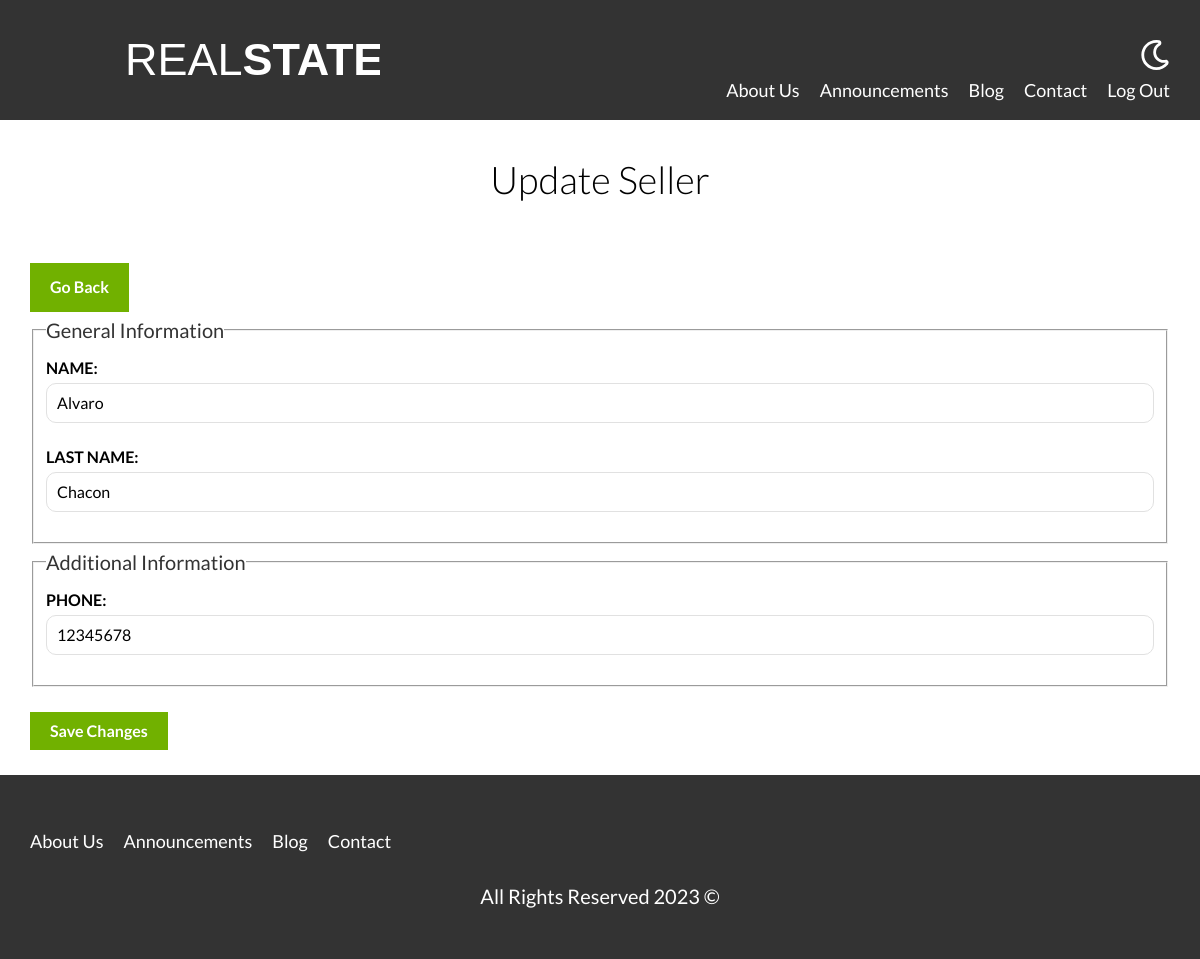
Page /sellers/update?id=1 (signed in) on the committed database.
### tables this page shows
CREATE TABLE `sellers` (
  `id` int NOT NULL AUTO_INCREMENT,
  `name` varchar(45) NOT NULL,
  `lastName` varchar(45) NOT NULL,
  `phone` varchar(45) NOT NULL,
  PRIMARY KEY (`id`)
);

### controllers/SellerController.php (called while the page is built, shortened)
<?php
class SellerController {
    public static function update(Router $router){
        $id = validateORredirect('/admin');
        $seller = Seller::find($id);
        $errors = Seller::getErrors();
        $router->render('sellers/update', [
            'seller' => $seller,
            'errors' => $errors
        ]);
    }
}

### public/index.php (called while the page is built, shortened)
<?php
$router = new Router();
$router->get('/admin', [PropertyController::class, 'index']);
$router->get('/properties/create', [PropertyController::class, 'create']);
$router->get('/properties/update', [PropertyController::class, 'update']);
$router->post('/properties/create', [PropertyController::class, 'create']);
$router->post('/properties/update', [PropertyController::class, 'update']);
$router->post('/properties/delete', [PropertyController::class, 'delete']);
$router->get('/sellers/create', [SellerController::class, 'create']);
$router->get('/sellers/update', [SellerController::class, 'update']);
$router->post('/sellers/create', [SellerController::class, 'create']);
$router->post('/sellers/update', [SellerController::class, 'update']);
$router->post('/sellers/delete', [SellerController::class, 'delete']);
$router->get('/', [PagesController::class, 'index']);
$router->get('/aboutus', [PagesController::class, 'aboutus']);
$router->get('/properties', [PagesController::class, 'properties']);
$router->get('/property', [PagesController::class, 'property']);
$router->get('/blog', [PagesController::class, 'blog']);
$router->get('/entry', [PagesController::class, 'entry']);
$router->get('/contact', [PagesController::class, 'contact']);
$router->post('/contact', [PagesController::class, 'contact']);
$router->get('/login', [LoginController::class, 'login']);
$router->post('/login', [LoginController::class, 'login']);
$router->get('/logout', [LoginController::class, 'logout']);
$router->checkRoutes();

### includes/functions.php (called while the page is built, shortened)
<?php
function s($html){
    $s = htmlspecialchars($html);
    return $s;
}
function validateORredirect(string $url){
    $id = $_GET['id'] ?? null;
    $id = filter_var($id, FILTER_VALIDATE_INT);
    return $id;
}

### models/ActiveRecord.php (called while the page is built, shortened)
<?php
class ActiveRecord {
    protected static $db;
    protected static $table = '';
    public static function setDB($database){
        self::$db = $database;
    }
    public static function find($id){
        $query = "SELECT * FROM " . static::$table . " WHERE id = $id";
        $result = self::querySQL($query);
        return array_shift($result);
    }
    public static function querySQL($query){
        $result = self::$db->query($query);
        $array = [];
        while($register = $result->fetch_assoc()){
            $array[] = static::createObject($register);
        }
        return $array;
    }
    protected static function createObject($register){
        $object = new static;
        foreach($register as $key=>$value){
            if(property_exists($object, $key)){
                $object->$key = $value;
            }
        }
        return $object;
    }
}

### views/sellers/form.php (the view)
<fieldset>
    <legend>General Information</legend>
    <label for="name">Name:</label>
    <input type="text" id="name" name="seller[name]" placeholder="Seller Name" value="<?php echo s($seller->name) ?>">
    <label for="lastName">Last name:</label>
    <input type="text" id="lastName" name="seller[lastName]" placeholder="Seller Last Name" value="<?php echo s($seller->lastName) ?>">
</fieldset>
<fieldset>
    <legend>Additional Information</legend>
    <label for="phone">Phone:</label>
    <input type="text" id="phone" name="seller[phone]" placeholder="Seller Phone" value="<?php echo s($seller->phone) ?>">
</fieldset>

### public/build/css/app.css (style rules this page uses)
html { -webkit-text-size-adjust:100%;line-height:1.15 }
body { margin:0 }
button,input,optgroup,select,textarea { font-family:inherit;font-size:100%;line-height:1.15;margin:0 }
button,input { overflow:visible }
fieldset { padding:.35em .75em .625em }
legend { box-sizing:border-box;color:inherit;display:table;max-width:100%;padding:0;white-space:normal }
html { box-sizing:border-box;font-size:62.5% }
*,:after,:before { box-sizing:inherit }
body { font-family:Lato,sans-serif;font-size:1.6rem;line-height:1.8 }
.form legend { color:#333;font-size:2rem }
.form label { display:block;font-weight:700;text-transform:uppercase }
.form input:not([type=submit]),.form select,.form textarea { background-color:#fff;border:1px solid #e1e1e1;border-radius:1rem;display:block;margin-bottom:2rem;padding:1rem;width:100% }

### rows in the picture
sellers: name "Alvaro", lastName "Chacon", phone "12345678"
